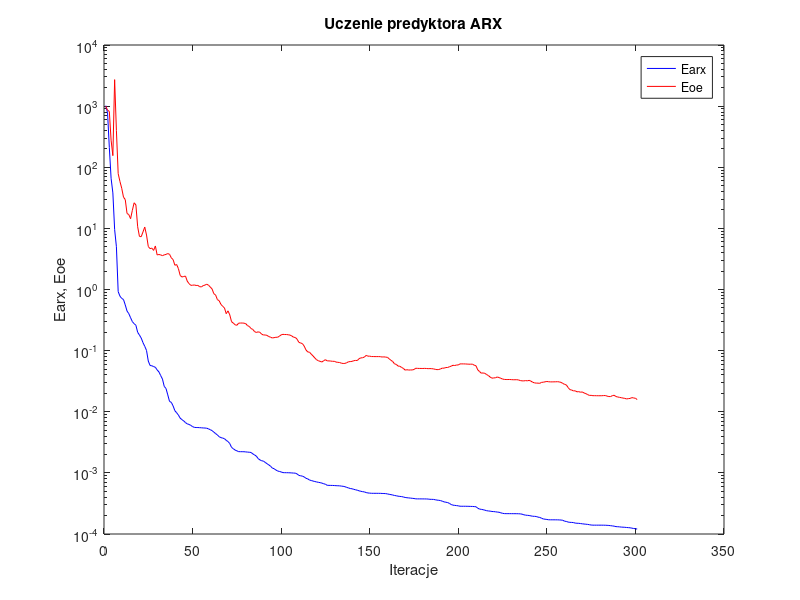
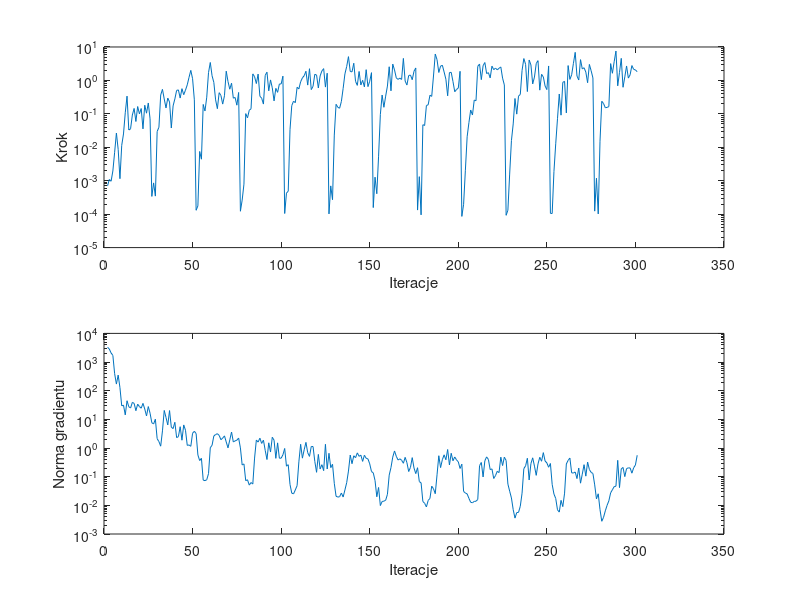

These charts were generated, in order, by the following MATLAB code:
%uczenie predyktora arx
clear all;
n=0; farx(n+1)=1.018516e+003; foe(n+1)=9.975464e+002; wspucz(n+1)=0.000000e+000; ng(n+1)=0.000000e+000;
%odnowa zmiennej metryki
n=1; farx(n+1)=7.772481e+002; foe(n+1)=8.593848e+002; krok(n+1)=7.046696e-004; ng(n+1)=3.284302e+003;
n=2; farx(n+1)=2.115342e+002; foe(n+1)=8.199470e+002; krok(n+1)=1.093065e-003; ng(n+1)=2.846282e+003;
n=3; farx(n+1)=6.598596e+001; foe(n+1)=2.771173e+002; krok(n+1)=9.638767e-004; ng(n+1)=2.075048e+003;
n=4; farx(n+1)=3.806275e+001; foe(n+1)=1.548377e+002; krok(n+1)=1.958383e-003; ng(n+1)=1.714017e+003;
n=5; farx(n+1)=9.578371e+000; foe(n+1)=2.712093e+003; krok(n+1)=7.088910e-003; ng(n+1)=3.932594e+002;
n=6; farx(n+1)=5.013751e+000; foe(n+1)=4.001733e+002; krok(n+1)=2.667694e-002; ng(n+1)=1.705692e+002;
n=7; farx(n+1)=9.241795e-001; foe(n+1)=7.872458e+001; krok(n+1)=8.647968e-003; ng(n+1)=3.504951e+002;
n=8; farx(n+1)=7.786364e-001; foe(n+1)=5.856089e+001; krok(n+1)=1.150185e-003; ng(n+1)=1.278942e+002;
n=9; farx(n+1)=7.149129e-001; foe(n+1)=4.536006e+001; krok(n+1)=1.142218e-002; ng(n+1)=2.968618e+001;
n=10; farx(n+1)=6.857172e-001; foe(n+1)=3.246486e+001; krok(n+1)=2.502768e-002; ng(n+1)=3.129214e+001;
n=11; farx(n+1)=5.591680e-001; foe(n+1)=2.956777e+001; krok(n+1)=1.079418e-001; ng(n+1)=1.434143e+001;
n=12; farx(n+1)=4.440582e-001; foe(n+1)=1.752342e+001; krok(n+1)=3.388186e-001; ng(n+1)=4.467657e+001;
n=13; farx(n+1)=4.024812e-001; foe(n+1)=1.682216e+001; krok(n+1)=3.281725e-002; ng(n+1)=2.749214e+001;
n=14; farx(n+1)=3.455569e-001; foe(n+1)=1.439811e+001; krok(n+1)=3.579522e-002; ng(n+1)=2.489258e+001;
n=15; farx(n+1)=2.984093e-001; foe(n+1)=1.971139e+001; krok(n+1)=9.233170e-002; ng(n+1)=3.914236e+001;
n=16; farx(n+1)=2.761519e-001; foe(n+1)=2.622164e+001; krok(n+1)=1.452529e-001; ng(n+1)=3.628879e+001;
n=17; farx(n+1)=2.601768e-001; foe(n+1)=2.421822e+001; krok(n+1)=5.908701e-002; ng(n+1)=2.007289e+001;
n=18; farx(n+1)=1.992641e-001; foe(n+1)=1.063535e+001; krok(n+1)=1.655202e-001; ng(n+1)=3.393989e+001;
n=19; farx(n+1)=1.798971e-001; foe(n+1)=7.391077e+000; krok(n+1)=9.957579e-002; ng(n+1)=2.791877e+001;
n=20; farx(n+1)=1.607974e-001; foe(n+1)=7.306558e+000; krok(n+1)=1.444813e-001; ng(n+1)=2.452790e+001;
n=21; farx(n+1)=1.352530e-001; foe(n+1)=8.737848e+000; krok(n+1)=3.557944e-002; ng(n+1)=3.615327e+001;
n=22; farx(n+1)=1.176351e-001; foe(n+1)=1.051184e+001; krok(n+1)=1.809649e-001; ng(n+1)=2.307238e+001;
n=23; farx(n+1)=1.006503e-001; foe(n+1)=7.783479e+000; krok(n+1)=1.047148e-001; ng(n+1)=1.315309e+001;
n=24; farx(n+1)=6.749948e-002; foe(n+1)=5.045891e+000; krok(n+1)=2.114442e-001; ng(n+1)=2.797030e+001;
n=25; farx(n+1)=5.715611e-002; foe(n+1)=4.663986e+000; krok(n+1)=7.100297e-002; ng(n+1)=1.640219e+001;
%odnowa zmiennej metryki
n=26; farx(n+1)=5.649976e-002; foe(n+1)=4.758598e+000; krok(n+1)=3.395966e-004; ng(n+1)=7.614702e+000;
n=27; farx(n+1)=5.489377e-002; foe(n+1)=4.361853e+000; krok(n+1)=8.605590e-004; ng(n+1)=6.907352e+000;
n=28; farx(n+1)=5.335718e-002; foe(n+1)=5.156943e+000; krok(n+1)=3.467612e-004; ng(n+1)=1.016478e+001;
n=29; farx(n+1)=4.837459e-002; foe(n+1)=3.673507e+000; krok(n+1)=2.972664e-002; ng(n+1)=2.114924e+000;
n=30; farx(n+1)=4.484870e-002; foe(n+1)=3.742448e+000; krok(n+1)=3.962827e-002; ng(n+1)=1.677396e+000;
n=31; farx(n+1)=3.905317e-002; foe(n+1)=3.680265e+000; krok(n+1)=3.655097e-001; ng(n+1)=1.160561e+000;
n=32; farx(n+1)=3.425105e-002; foe(n+1)=3.580854e+000; krok(n+1)=5.403833e-001; ng(n+1)=3.976640e+000;
n=33; farx(n+1)=2.601297e-002; foe(n+1)=3.686643e+000; krok(n+1)=2.785672e-001; ng(n+1)=2.047903e+001;
n=34; farx(n+1)=2.401223e-002; foe(n+1)=3.750483e+000; krok(n+1)=1.501755e-001; ng(n+1)=1.167628e+001;
n=35; farx(n+1)=1.888860e-002; foe(n+1)=3.874088e+000; krok(n+1)=2.965231e-001; ng(n+1)=6.392108e+000;
n=36; farx(n+1)=1.474158e-002; foe(n+1)=3.760193e+000; krok(n+1)=2.268451e-001; ng(n+1)=2.033078e+001;
n=37; farx(n+1)=1.425704e-002; foe(n+1)=3.295692e+000; krok(n+1)=3.769903e-002; ng(n+1)=5.346517e+000;
n=38; farx(n+1)=1.246421e-002; foe(n+1)=3.089711e+000; krok(n+1)=1.732520e-001; ng(n+1)=4.764953e+000;
n=39; farx(n+1)=1.040526e-002; foe(n+1)=2.493275e+000; krok(n+1)=2.800362e-001; ng(n+1)=7.916652e+000;
n=40; farx(n+1)=9.639020e-003; foe(n+1)=2.563234e+000; krok(n+1)=5.030621e-001; ng(n+1)=2.304011e+000;
n=41; farx(n+1)=8.826288e-003; foe(n+1)=2.197939e+000; krok(n+1)=5.203615e-001; ng(n+1)=2.505268e+000;
n=42; farx(n+1)=7.867242e-003; foe(n+1)=1.699810e+000; krok(n+1)=2.969638e-001; ng(n+1)=5.553361e+000;
n=43; farx(n+1)=7.431261e-003; foe(n+1)=1.600027e+000; krok(n+1)=5.667570e-001; ng(n+1)=1.874564e+000;
n=44; farx(n+1)=7.073435e-003; foe(n+1)=1.633854e+000; krok(n+1)=3.743213e-001; ng(n+1)=6.401407e+000;
n=45; farx(n+1)=6.643719e-003; foe(n+1)=1.657014e+000; krok(n+1)=5.126125e-001; ng(n+1)=4.176779e+000;
n=46; farx(n+1)=6.332607e-003; foe(n+1)=1.368782e+000; krok(n+1)=7.382907e-001; ng(n+1)=1.236020e+000;
n=47; farx(n+1)=6.207304e-003; foe(n+1)=1.248510e+000; krok(n+1)=1.236644e+000; ng(n+1)=1.284240e+000;
n=48; farx(n+1)=5.980595e-003; foe(n+1)=1.170056e+000; krok(n+1)=1.999172e+000; ng(n+1)=1.147873e+000;
n=49; farx(n+1)=5.712679e-003; foe(n+1)=1.174780e+000; krok(n+1)=1.126364e+000; ng(n+1)=3.278652e+000;
n=50; farx(n+1)=5.554673e-003; foe(n+1)=1.187128e+000; krok(n+1)=2.624788e-001; ng(n+1)=3.831114e+000;
%odnowa zmiennej metryki
n=51; farx(n+1)=5.519297e-003; foe(n+1)=1.163373e+000; krok(n+1)=1.307587e-004; ng(n+1)=3.203014e+000;
n=52; farx(n+1)=5.517090e-003; foe(n+1)=1.167842e+000; krok(n+1)=1.764835e-004; ng(n+1)=5.735885e-001;
n=53; farx(n+1)=5.490279e-003; foe(n+1)=1.110868e+000; krok(n+1)=7.503001e-003; ng(n+1)=3.652018e-001;
n=54; farx(n+1)=5.465995e-003; foe(n+1)=1.103897e+000; krok(n+1)=4.403244e-003; ng(n+1)=4.384553e-001;
n=55; farx(n+1)=5.432027e-003; foe(n+1)=1.157798e+000; krok(n+1)=1.912657e-001; ng(n+1)=7.606810e-002;
n=56; farx(n+1)=5.416203e-003; foe(n+1)=1.180784e+000; krok(n+1)=1.220211e-001; ng(n+1)=7.270844e-002;
n=57; farx(n+1)=5.381018e-003; foe(n+1)=1.221820e+000; krok(n+1)=3.152950e-001; ng(n+1)=7.834757e-002;
n=58; farx(n+1)=5.244553e-003; foe(n+1)=1.175902e+000; krok(n+1)=1.715220e+000; ng(n+1)=1.280836e-001;
n=59; farx(n+1)=5.084163e-003; foe(n+1)=1.096720e+000; krok(n+1)=3.440031e+000; ng(n+1)=1.025590e+000;
n=60; farx(n+1)=4.918685e-003; foe(n+1)=1.022334e+000; krok(n+1)=1.380032e+000; ng(n+1)=1.246207e+000;
n=61; farx(n+1)=4.637265e-003; foe(n+1)=8.531904e-001; krok(n+1)=8.727420e-001; ng(n+1)=2.632303e+000;
n=62; farx(n+1)=4.395317e-003; foe(n+1)=8.132441e-001; krok(n+1)=2.617897e-001; ng(n+1)=2.959061e+000;
n=63; farx(n+1)=4.174759e-003; foe(n+1)=6.843102e-001; krok(n+1)=1.428686e-001; ng(n+1)=3.158735e+000;
n=64; farx(n+1)=3.908337e-003; foe(n+1)=6.555098e-001; krok(n+1)=4.300038e-001; ng(n+1)=2.766406e+000;
n=65; farx(n+1)=3.773727e-003; foe(n+1)=5.713340e-001; krok(n+1)=3.556863e-001; ng(n+1)=1.950460e+000;
n=66; farx(n+1)=3.707301e-003; foe(n+1)=5.307766e-001; krok(n+1)=1.958039e-001; ng(n+1)=2.221681e+000;
n=67; farx(n+1)=3.626493e-003; foe(n+1)=4.998988e-001; krok(n+1)=3.477470e-001; ng(n+1)=2.655171e+000;
n=68; farx(n+1)=3.402204e-003; foe(n+1)=4.019534e-001; krok(n+1)=1.890784e+000; ng(n+1)=1.625342e+000;
n=69; farx(n+1)=3.256105e-003; foe(n+1)=4.474471e-001; krok(n+1)=9.270274e-001; ng(n+1)=1.013020e+000;
n=70; farx(n+1)=3.015343e-003; foe(n+1)=3.841753e-001; krok(n+1)=5.461800e-001; ng(n+1)=1.916832e+000;
n=71; farx(n+1)=2.614150e-003; foe(n+1)=2.973428e-001; krok(n+1)=8.256204e-001; ng(n+1)=3.616733e+000;
n=72; farx(n+1)=2.484126e-003; foe(n+1)=2.823809e-001; krok(n+1)=2.948009e-001; ng(n+1)=1.629613e+000;
n=73; farx(n+1)=2.361005e-003; foe(n+1)=2.649778e-001; krok(n+1)=3.091610e-001; ng(n+1)=1.774217e+000;
n=74; farx(n+1)=2.295912e-003; foe(n+1)=2.595073e-001; krok(n+1)=1.817918e-001; ng(n+1)=1.880521e+000;
n=75; farx(n+1)=2.226492e-003; foe(n+1)=2.815781e-001; krok(n+1)=4.364225e-001; ng(n+1)=2.225465e+000;
%odnowa zmiennej metryki
n=76; farx(n+1)=2.221885e-003; foe(n+1)=2.826523e-001; krok(n+1)=1.222111e-004; ng(n+1)=1.009534e+000;
n=77; farx(n+1)=2.221203e-003; foe(n+1)=2.830282e-001; krok(n+1)=2.647244e-004; ng(n+1)=2.560357e-001;
n=78; farx(n+1)=2.219145e-003; foe(n+1)=2.813784e-001; krok(n+1)=7.899388e-004; ng(n+1)=2.792301e-001;
n=79; farx(n+1)=2.203953e-003; foe(n+1)=2.766840e-001; krok(n+1)=1.016482e-001; ng(n+1)=7.258569e-002;
n=80; farx(n+1)=2.187941e-003; foe(n+1)=2.563769e-001; krok(n+1)=7.588961e-002; ng(n+1)=7.818880e-002;
n=81; farx(n+1)=2.175844e-003; foe(n+1)=2.488509e-001; krok(n+1)=1.281531e-001; ng(n+1)=5.087600e-002;
n=82; farx(n+1)=2.156986e-003; foe(n+1)=2.300121e-001; krok(n+1)=1.414327e-001; ng(n+1)=6.262855e-002;
n=83; farx(n+1)=2.046396e-003; foe(n+1)=2.220788e-001; krok(n+1)=1.569476e+000; ng(n+1)=5.540145e-002;
n=84; farx(n+1)=1.963700e-003; foe(n+1)=2.048816e-001; krok(n+1)=1.289896e+000; ng(n+1)=4.465800e-001;
n=85; farx(n+1)=1.880255e-003; foe(n+1)=1.980692e-001; krok(n+1)=8.055989e-001; ng(n+1)=1.898608e+000;
n=86; farx(n+1)=1.714475e-003; foe(n+1)=2.031607e-001; krok(n+1)=1.546899e+000; ng(n+1)=1.612383e+000;
n=87; farx(n+1)=1.630794e-003; foe(n+1)=1.993019e-001; krok(n+1)=3.372291e-001; ng(n+1)=2.203137e+000;
n=88; farx(n+1)=1.580750e-003; foe(n+1)=1.860252e-001; krok(n+1)=2.944474e-001; ng(n+1)=1.448652e+000;
n=89; farx(n+1)=1.556336e-003; foe(n+1)=1.802095e-001; krok(n+1)=1.961845e-001; ng(n+1)=1.880336e+000;
n=90; farx(n+1)=1.484474e-003; foe(n+1)=1.804689e-001; krok(n+1)=1.420334e+000; ng(n+1)=8.304524e-001;
n=91; farx(n+1)=1.414922e-003; foe(n+1)=1.776999e-001; krok(n+1)=1.760056e+000; ng(n+1)=3.970645e-001;
n=92; farx(n+1)=1.353443e-003; foe(n+1)=1.697767e-001; krok(n+1)=4.881595e-001; ng(n+1)=1.521604e+000;
n=93; farx(n+1)=1.287707e-003; foe(n+1)=1.661436e-001; krok(n+1)=1.035784e+000; ng(n+1)=7.254167e-001;
n=94; farx(n+1)=1.199757e-003; foe(n+1)=1.610752e-001; krok(n+1)=5.982775e-001; ng(n+1)=2.379749e+000;
n=95; farx(n+1)=1.170243e-003; foe(n+1)=1.630377e-001; krok(n+1)=2.442288e-001; ng(n+1)=1.879320e+000;
n=96; farx(n+1)=1.116187e-003; foe(n+1)=1.653340e-001; krok(n+1)=5.786742e-001; ng(n+1)=4.368244e-001;
n=97; farx(n+1)=1.073842e-003; foe(n+1)=1.654424e-001; krok(n+1)=4.400140e-001; ng(n+1)=1.514802e+000;
n=98; farx(n+1)=1.055213e-003; foe(n+1)=1.721531e-001; krok(n+1)=7.825000e-001; ng(n+1)=4.415665e-001;
n=99; farx(n+1)=1.035966e-003; foe(n+1)=1.811442e-001; krok(n+1)=7.832156e-001; ng(n+1)=4.414978e-001;
n=100; farx(n+1)=1.010260e-003; foe(n+1)=1.846302e-001; krok(n+1)=1.342163e+000; ng(n+1)=5.803430e-001;
%odnowa zmiennej metryki
n=101; farx(n+1)=1.007426e-003; foe(n+1)=1.834393e-001; krok(n+1)=1.046783e-004; ng(n+1)=9.660186e-001;
n=102; farx(n+1)=1.006691e-003; foe(n+1)=1.834346e-001; krok(n+1)=4.261111e-004; ng(n+1)=2.328309e-001;
n=103; farx(n+1)=1.005291e-003; foe(n+1)=1.817793e-001; krok(n+1)=4.863834e-004; ng(n+1)=2.622328e-001;
n=104; farx(n+1)=1.002592e-003; foe(n+1)=1.795897e-001; krok(n+1)=3.360874e-002; ng(n+1)=5.357536e-002;
n=105; farx(n+1)=9.982381e-004; foe(n+1)=1.739749e-001; krok(n+1)=1.775417e-001; ng(n+1)=2.653315e-002;
n=106; farx(n+1)=9.924087e-004; foe(n+1)=1.656973e-001; krok(n+1)=2.394184e-001; ng(n+1)=2.519229e-002;
n=107; farx(n+1)=9.900431e-004; foe(n+1)=1.642906e-001; krok(n+1)=2.162376e-001; ng(n+1)=3.457045e-002;
n=108; farx(n+1)=9.607049e-004; foe(n+1)=1.537124e-001; krok(n+1)=6.228822e-001; ng(n+1)=4.856618e-002;
n=109; farx(n+1)=9.095008e-004; foe(n+1)=1.367561e-001; krok(n+1)=5.570755e-001; ng(n+1)=3.292074e-001;
n=110; farx(n+1)=8.965335e-004; foe(n+1)=1.332221e-001; krok(n+1)=9.135608e-001; ng(n+1)=1.350741e+000;
n=111; farx(n+1)=8.838121e-004; foe(n+1)=1.303147e-001; krok(n+1)=1.191322e+000; ng(n+1)=4.431890e-001;
n=112; farx(n+1)=8.586714e-004; foe(n+1)=1.185807e-001; krok(n+1)=1.382584e+000; ng(n+1)=8.716839e-001;
n=113; farx(n+1)=8.159846e-004; foe(n+1)=1.029145e-001; krok(n+1)=1.879567e+000; ng(n+1)=1.574294e+000;
n=114; farx(n+1)=7.983691e-004; foe(n+1)=9.508700e-002; krok(n+1)=7.248392e-001; ng(n+1)=6.859584e-001;
n=115; farx(n+1)=7.638913e-004; foe(n+1)=9.437412e-002; krok(n+1)=2.240289e+000; ng(n+1)=5.105121e-001;
n=116; farx(n+1)=7.501775e-004; foe(n+1)=8.754564e-002; krok(n+1)=5.312625e-001; ng(n+1)=1.132319e+000;
n=117; farx(n+1)=7.351260e-004; foe(n+1)=8.199269e-002; krok(n+1)=6.656880e-001; ng(n+1)=1.129086e+000;
n=118; farx(n+1)=7.221020e-004; foe(n+1)=7.582076e-002; krok(n+1)=1.527605e+000; ng(n+1)=3.419238e-001;
n=119; farx(n+1)=7.108958e-004; foe(n+1)=7.092554e-002; krok(n+1)=1.447720e+000; ng(n+1)=1.421878e-001;
n=120; farx(n+1)=7.009538e-004; foe(n+1)=6.831013e-002; krok(n+1)=5.939275e-001; ng(n+1)=5.993543e-001;
n=121; farx(n+1)=6.925498e-004; foe(n+1)=6.677751e-002; krok(n+1)=1.361453e+000; ng(n+1)=1.856715e-001;
n=122; farx(n+1)=6.799874e-004; foe(n+1)=6.505291e-002; krok(n+1)=1.921526e+000; ng(n+1)=2.621569e-001;
n=123; farx(n+1)=6.649903e-004; foe(n+1)=6.839387e-002; krok(n+1)=2.254461e+000; ng(n+1)=1.621574e-001;
n=124; farx(n+1)=6.510472e-004; foe(n+1)=7.107782e-002; krok(n+1)=6.322648e-001; ng(n+1)=1.350497e+000;
n=125; farx(n+1)=6.263126e-004; foe(n+1)=6.797528e-002; krok(n+1)=1.644205e+000; ng(n+1)=1.855531e-001;
%odnowa zmiennej metryki
n=126; farx(n+1)=6.248560e-004; foe(n+1)=6.794296e-002; krok(n+1)=1.018531e-004; ng(n+1)=6.566024e-001;
n=127; farx(n+1)=6.238316e-004; foe(n+1)=6.751100e-002; krok(n+1)=7.010487e-004; ng(n+1)=2.072324e-001;
n=128; farx(n+1)=6.228957e-004; foe(n+1)=6.685381e-002; krok(n+1)=2.702490e-004; ng(n+1)=2.710421e-001;
n=129; farx(n+1)=6.204774e-004; foe(n+1)=6.686246e-002; krok(n+1)=2.320653e-002; ng(n+1)=5.860387e-002;
n=130; farx(n+1)=6.175871e-004; foe(n+1)=6.498736e-002; krok(n+1)=1.928435e-001; ng(n+1)=2.083162e-002;
n=131; farx(n+1)=6.155965e-004; foe(n+1)=6.432328e-002; krok(n+1)=1.569501e-001; ng(n+1)=1.937905e-002;
n=132; farx(n+1)=6.139089e-004; foe(n+1)=6.393659e-002; krok(n+1)=1.472237e-001; ng(n+1)=2.006092e-002;
n=133; farx(n+1)=6.079612e-004; foe(n+1)=6.232038e-002; krok(n+1)=2.349459e-001; ng(n+1)=2.694385e-002;
n=134; farx(n+1)=6.029247e-004; foe(n+1)=6.164333e-002; krok(n+1)=5.779250e-001; ng(n+1)=1.950772e-002;
n=135; farx(n+1)=5.943426e-004; foe(n+1)=6.184180e-002; krok(n+1)=1.569476e+000; ng(n+1)=3.453529e-002;
n=136; farx(n+1)=5.787290e-004; foe(n+1)=6.333851e-002; krok(n+1)=2.608981e+000; ng(n+1)=6.186047e-002;
n=137; farx(n+1)=5.680194e-004; foe(n+1)=6.570785e-002; krok(n+1)=5.142600e+000; ng(n+1)=1.570814e-001;
n=138; farx(n+1)=5.543820e-004; foe(n+1)=6.620483e-002; krok(n+1)=1.854055e+000; ng(n+1)=5.679061e-001;
n=139; farx(n+1)=5.498426e-004; foe(n+1)=6.669583e-002; krok(n+1)=1.800219e+000; ng(n+1)=2.838304e-001;
n=140; farx(n+1)=5.379559e-004; foe(n+1)=6.843062e-002; krok(n+1)=3.263842e+000; ng(n+1)=5.367410e-001;
n=141; farx(n+1)=5.291462e-004; foe(n+1)=6.916127e-002; krok(n+1)=9.362720e-001; ng(n+1)=4.592451e-001;
n=142; farx(n+1)=5.202983e-004; foe(n+1)=6.892744e-002; krok(n+1)=7.113726e-001; ng(n+1)=6.775124e-001;
n=143; farx(n+1)=5.086347e-004; foe(n+1)=7.392224e-002; krok(n+1)=1.854055e+000; ng(n+1)=5.134011e-001;
n=144; farx(n+1)=4.996323e-004; foe(n+1)=7.616914e-002; krok(n+1)=7.310195e-001; ng(n+1)=5.640779e-001;
n=145; farx(n+1)=4.928444e-004; foe(n+1)=7.638128e-002; krok(n+1)=1.009068e+000; ng(n+1)=3.420078e-001;
n=146; farx(n+1)=4.880999e-004; foe(n+1)=7.864498e-002; krok(n+1)=6.404647e-001; ng(n+1)=5.609417e-001;
n=147; farx(n+1)=4.763173e-004; foe(n+1)=8.350308e-002; krok(n+1)=2.096860e+000; ng(n+1)=4.374339e-001;
n=148; farx(n+1)=4.690815e-004; foe(n+1)=8.114053e-002; krok(n+1)=6.524460e-001; ng(n+1)=4.172810e-001;
n=149; farx(n+1)=4.663971e-004; foe(n+1)=8.121667e-002; krok(n+1)=9.429061e-001; ng(n+1)=2.803802e-001;
n=150; farx(n+1)=4.634040e-004; foe(n+1)=8.003474e-002; krok(n+1)=1.707324e+000; ng(n+1)=1.513929e-001;
%odnowa zmiennej metryki
n=151; farx(n+1)=4.632970e-004; foe(n+1)=8.001909e-002; krok(n+1)=1.574580e-004; ng(n+1)=1.360155e-001;
n=152; farx(n+1)=4.631075e-004; foe(n+1)=7.982930e-002; krok(n+1)=1.276921e-003; ng(n+1)=7.374580e-002;
n=153; farx(n+1)=4.631013e-004; foe(n+1)=7.983225e-002; krok(n+1)=4.079127e-004; ng(n+1)=1.992570e-002;
n=154; farx(n+1)=4.627996e-004; foe(n+1)=7.983574e-002; krok(n+1)=5.414124e-003; ng(n+1)=4.211288e-002;
n=155; farx(n+1)=4.625504e-004; foe(n+1)=7.970870e-002; krok(n+1)=9.513510e-002; ng(n+1)=9.811849e-003;
n=156; farx(n+1)=4.605689e-004; foe(n+1)=7.856872e-002; krok(n+1)=3.655097e-001; ng(n+1)=1.363366e-002;
n=157; farx(n+1)=4.597256e-004; foe(n+1)=7.910881e-002; krok(n+1)=1.571889e-001; ng(n+1)=1.399205e-002;
n=158; farx(n+1)=4.580236e-004; foe(n+1)=7.825373e-002; krok(n+1)=3.388186e-001; ng(n+1)=1.506074e-002;
n=159; farx(n+1)=4.526037e-004; foe(n+1)=7.774668e-002; krok(n+1)=6.788102e-001; ng(n+1)=2.428188e-002;
n=160; farx(n+1)=4.462005e-004; foe(n+1)=7.337223e-002; krok(n+1)=2.561859e+000; ng(n+1)=1.135427e-001;
n=161; farx(n+1)=4.404672e-004; foe(n+1)=6.941191e-002; krok(n+1)=4.884576e-001; ng(n+1)=2.084993e-001;
n=162; farx(n+1)=4.345020e-004; foe(n+1)=6.633020e-002; krok(n+1)=3.083832e+000; ng(n+1)=4.816279e-001;
n=163; farx(n+1)=4.267538e-004; foe(n+1)=6.071210e-002; krok(n+1)=2.052572e+000; ng(n+1)=7.908815e-001;
n=164; farx(n+1)=4.222451e-004; foe(n+1)=5.956572e-002; krok(n+1)=1.189931e+000; ng(n+1)=5.150709e-001;
n=165; farx(n+1)=4.157373e-004; foe(n+1)=5.584009e-002; krok(n+1)=1.073054e+000; ng(n+1)=3.818150e-001;
n=166; farx(n+1)=4.121531e-004; foe(n+1)=5.557728e-002; krok(n+1)=1.172218e+000; ng(n+1)=4.205367e-001;
n=167; farx(n+1)=4.095097e-004; foe(n+1)=5.300840e-002; krok(n+1)=1.068901e+000; ng(n+1)=3.752124e-001;
n=168; farx(n+1)=4.032291e-004; foe(n+1)=5.122771e-002; krok(n+1)=4.556502e+000; ng(n+1)=2.941302e-001;
n=169; farx(n+1)=3.962606e-004; foe(n+1)=4.792786e-002; krok(n+1)=9.576737e-001; ng(n+1)=4.727971e-001;
n=170; farx(n+1)=3.921779e-004; foe(n+1)=4.874358e-002; krok(n+1)=7.273018e-001; ng(n+1)=3.091490e-001;
n=171; farx(n+1)=3.894795e-004; foe(n+1)=4.806493e-002; krok(n+1)=1.402391e+000; ng(n+1)=1.512836e-001;
n=172; farx(n+1)=3.868387e-004; foe(n+1)=4.834277e-002; krok(n+1)=1.445753e+000; ng(n+1)=2.116616e-001;
n=173; farx(n+1)=3.836489e-004; foe(n+1)=4.826644e-002; krok(n+1)=1.049915e+000; ng(n+1)=4.622689e-001;
n=174; farx(n+1)=3.807894e-004; foe(n+1)=4.916745e-002; krok(n+1)=1.885812e+000; ng(n+1)=2.009276e-001;
n=175; farx(n+1)=3.759425e-004; foe(n+1)=5.148203e-002; krok(n+1)=2.356603e+000; ng(n+1)=1.279842e-001;
%odnowa zmiennej metryki
n=176; farx(n+1)=3.755937e-004; foe(n+1)=5.125365e-002; krok(n+1)=1.325538e-004; ng(n+1)=2.058366e-001;
n=177; farx(n+1)=3.754146e-004; foe(n+1)=5.111040e-002; krok(n+1)=1.323776e-003; ng(n+1)=6.747858e-002;
n=178; farx(n+1)=3.754031e-004; foe(n+1)=5.109971e-002; krok(n+1)=9.532169e-005; ng(n+1)=6.103769e-002;
n=179; farx(n+1)=3.751072e-004; foe(n+1)=5.103983e-002; krok(n+1)=4.732423e-002; ng(n+1)=1.362428e-002;
n=180; farx(n+1)=3.749249e-004; foe(n+1)=5.124494e-002; krok(n+1)=4.486659e-002; ng(n+1)=1.178797e-002;
n=181; farx(n+1)=3.744716e-004; foe(n+1)=5.103524e-002; krok(n+1)=1.775417e-001; ng(n+1)=8.806727e-003;
n=182; farx(n+1)=3.730092e-004; foe(n+1)=5.071550e-002; krok(n+1)=1.865388e-001; ng(n+1)=1.485334e-002;
n=183; farx(n+1)=3.694782e-004; foe(n+1)=5.086707e-002; krok(n+1)=3.607908e-001; ng(n+1)=1.745355e-002;
n=184; farx(n+1)=3.689391e-004; foe(n+1)=5.068171e-002; krok(n+1)=3.329123e-001; ng(n+1)=4.678927e-002;
n=185; farx(n+1)=3.680998e-004; foe(n+1)=5.027410e-002; krok(n+1)=1.355546e+000; ng(n+1)=3.786250e-002;
n=186; farx(n+1)=3.634667e-004; foe(n+1)=4.944491e-002; krok(n+1)=6.141406e+000; ng(n+1)=2.547494e-002;
n=187; farx(n+1)=3.584449e-004; foe(n+1)=4.885290e-002; krok(n+1)=4.175513e+000; ng(n+1)=1.163222e-001;
n=188; farx(n+1)=3.559704e-004; foe(n+1)=4.907274e-002; krok(n+1)=1.727068e+000; ng(n+1)=5.387511e-001;
n=189; farx(n+1)=3.520809e-004; foe(n+1)=5.024433e-002; krok(n+1)=2.669838e+000; ng(n+1)=2.074963e-001;
n=190; farx(n+1)=3.435911e-004; foe(n+1)=5.176497e-002; krok(n+1)=2.845490e+000; ng(n+1)=3.910008e-001;
n=191; farx(n+1)=3.354869e-004; foe(n+1)=5.163900e-002; krok(n+1)=1.784490e+000; ng(n+1)=5.793009e-001;
n=192; farx(n+1)=3.308180e-004; foe(n+1)=5.294187e-002; krok(n+1)=1.086260e+000; ng(n+1)=3.890182e-001;
n=193; farx(n+1)=3.269432e-004; foe(n+1)=5.296887e-002; krok(n+1)=3.465039e-001; ng(n+1)=8.877357e-001;
n=194; farx(n+1)=3.166032e-004; foe(n+1)=5.454127e-002; krok(n+1)=1.715220e+000; ng(n+1)=2.559829e-001;
n=195; farx(n+1)=3.037558e-004; foe(n+1)=5.567964e-002; krok(n+1)=1.745351e+000; ng(n+1)=6.558399e-001;
n=196; farx(n+1)=2.964049e-004; foe(n+1)=5.761646e-002; krok(n+1)=9.270274e-001; ng(n+1)=3.594412e-001;
n=197; farx(n+1)=2.940401e-004; foe(n+1)=5.707244e-002; krok(n+1)=4.584092e-001; ng(n+1)=4.872062e-001;
n=198; farx(n+1)=2.915113e-004; foe(n+1)=5.815361e-002; krok(n+1)=5.355876e-001; ng(n+1)=3.868039e-001;
n=199; farx(n+1)=2.889834e-004; foe(n+1)=5.831980e-002; krok(n+1)=5.907855e-001; ng(n+1)=3.298005e-001;
n=200; farx(n+1)=2.845926e-004; foe(n+1)=6.073860e-002; krok(n+1)=1.872544e+000; ng(n+1)=1.933985e-001;
%odnowa zmiennej metryki
n=201; farx(n+1)=2.844153e-004; foe(n+1)=6.067160e-002; krok(n+1)=8.570899e-005; ng(n+1)=2.735322e-001;
n=202; farx(n+1)=2.844088e-004; foe(n+1)=6.065856e-002; krok(n+1)=1.969720e-004; ng(n+1)=3.054681e-002;
n=203; farx(n+1)=2.843664e-004; foe(n+1)=6.052970e-002; krok(n+1)=2.059282e-003; ng(n+1)=2.693236e-002;
n=204; farx(n+1)=2.839918e-004; foe(n+1)=6.026152e-002; krok(n+1)=2.067140e-002; ng(n+1)=2.506051e-002;
n=205; farx(n+1)=2.835113e-004; foe(n+1)=5.995516e-002; krok(n+1)=5.465714e-002; ng(n+1)=1.752273e-002;
n=206; farx(n+1)=2.828528e-004; foe(n+1)=6.000027e-002; krok(n+1)=1.304848e-001; ng(n+1)=1.277206e-002;
n=207; farx(n+1)=2.823623e-004; foe(n+1)=6.005545e-002; krok(n+1)=9.233170e-002; ng(n+1)=1.232634e-002;
n=208; farx(n+1)=2.808496e-004; foe(n+1)=5.776233e-002; krok(n+1)=2.583432e-001; ng(n+1)=1.372202e-002;
n=209; farx(n+1)=2.792852e-004; foe(n+1)=5.647504e-002; krok(n+1)=2.469201e-001; ng(n+1)=1.392488e-002;
n=210; farx(n+1)=2.641474e-004; foe(n+1)=4.836629e-002; krok(n+1)=2.645939e+000; ng(n+1)=1.606058e-002;
n=211; farx(n+1)=2.558494e-004; foe(n+1)=4.548653e-002; krok(n+1)=3.093799e+000; ng(n+1)=2.432555e-001;
n=212; farx(n+1)=2.529538e-004; foe(n+1)=4.272813e-002; krok(n+1)=1.056325e+000; ng(n+1)=3.130526e-001;
n=213; farx(n+1)=2.500126e-004; foe(n+1)=4.318213e-002; krok(n+1)=2.760063e+000; ng(n+1)=9.792579e-002;
n=214; farx(n+1)=2.451854e-004; foe(n+1)=4.248554e-002; krok(n+1)=3.430439e+000; ng(n+1)=3.605808e-001;
n=215; farx(n+1)=2.407444e-004; foe(n+1)=4.059199e-002; krok(n+1)=1.601772e+000; ng(n+1)=4.910487e-001;
n=216; farx(n+1)=2.382002e-004; foe(n+1)=3.910412e-002; krok(n+1)=1.707324e+000; ng(n+1)=3.989456e-001;
n=217; farx(n+1)=2.366074e-004; foe(n+1)=3.690648e-002; krok(n+1)=1.190119e+000; ng(n+1)=1.768389e-001;
n=218; farx(n+1)=2.336523e-004; foe(n+1)=3.544138e-002; krok(n+1)=2.672369e+000; ng(n+1)=1.869485e-001;
n=219; farx(n+1)=2.325991e-004; foe(n+1)=3.577506e-002; krok(n+1)=2.099830e+000; ng(n+1)=8.659787e-002;
n=220; farx(n+1)=2.309378e-004; foe(n+1)=3.597223e-002; krok(n+1)=2.329831e+000; ng(n+1)=1.092265e-001;
n=221; farx(n+1)=2.285447e-004; foe(n+1)=3.705945e-002; krok(n+1)=2.069805e+000; ng(n+1)=1.542484e-001;
n=222; farx(n+1)=2.269362e-004; foe(n+1)=3.625820e-002; krok(n+1)=2.306654e+000; ng(n+1)=1.390693e-001;
n=223; farx(n+1)=2.220896e-004; foe(n+1)=3.527929e-002; krok(n+1)=2.529059e+000; ng(n+1)=4.797933e-001;
n=224; farx(n+1)=2.179910e-004; foe(n+1)=3.430395e-002; krok(n+1)=1.171548e+000; ng(n+1)=2.444569e-001;
n=225; farx(n+1)=2.156556e-004; foe(n+1)=3.381416e-002; krok(n+1)=7.310195e-001; ng(n+1)=4.792011e-001;
%odnowa zmiennej metryki
n=226; farx(n+1)=2.153233e-004; foe(n+1)=3.367605e-002; krok(n+1)=9.242591e-005; ng(n+1)=3.675007e-001;
n=227; farx(n+1)=2.153061e-004; foe(n+1)=3.367640e-002; krok(n+1)=1.309203e-004; ng(n+1)=5.542844e-002;
n=228; farx(n+1)=2.152629e-004; foe(n+1)=3.370622e-002; krok(n+1)=1.581052e-003; ng(n+1)=3.126761e-002;
n=229; farx(n+1)=2.151133e-004; foe(n+1)=3.355397e-002; krok(n+1)=1.586357e-002; ng(n+1)=1.808985e-002;
n=230; farx(n+1)=2.150351e-004; foe(n+1)=3.338908e-002; krok(n+1)=5.005537e-002; ng(n+1)=7.065210e-003;
n=231; farx(n+1)=2.149548e-004; foe(n+1)=3.339097e-002; krok(n+1)=2.881627e-001; ng(n+1)=3.587179e-003;
n=232; farx(n+1)=2.148600e-004; foe(n+1)=3.344682e-002; krok(n+1)=9.809225e-002; ng(n+1)=5.601625e-003;
n=233; farx(n+1)=2.144520e-004; foe(n+1)=3.314908e-002; krok(n+1)=3.390079e-001; ng(n+1)=5.676548e-003;
n=234; farx(n+1)=2.136193e-004; foe(n+1)=3.236846e-002; krok(n+1)=3.806077e-001; ng(n+1)=9.308720e-003;
n=235; farx(n+1)=2.111917e-004; foe(n+1)=3.204036e-002; krok(n+1)=1.981804e+000; ng(n+1)=2.658898e-002;
n=236; farx(n+1)=2.063980e-004; foe(n+1)=3.196411e-002; krok(n+1)=4.508922e+000; ng(n+1)=1.909016e-001;
n=237; farx(n+1)=2.033572e-004; foe(n+1)=3.235436e-002; krok(n+1)=3.028751e+000; ng(n+1)=2.394773e-001;
n=238; farx(n+1)=2.021342e-004; foe(n+1)=3.204390e-002; krok(n+1)=4.641165e-001; ng(n+1)=4.396755e-001;
n=239; farx(n+1)=2.007294e-004; foe(n+1)=3.264973e-002; krok(n+1)=4.072741e+000; ng(n+1)=7.676382e-002;
n=240; farx(n+1)=1.977578e-004; foe(n+1)=3.165957e-002; krok(n+1)=2.917988e+000; ng(n+1)=2.863885e-001;
n=241; farx(n+1)=1.952671e-004; foe(n+1)=3.041022e-002; krok(n+1)=7.847380e-001; ng(n+1)=4.553516e-001;
n=242; farx(n+1)=1.945768e-004; foe(n+1)=2.970111e-002; krok(n+1)=1.261180e+000; ng(n+1)=2.337037e-001;
n=243; farx(n+1)=1.934286e-004; foe(n+1)=2.941427e-002; krok(n+1)=3.202727e+000; ng(n+1)=1.113392e-001;
n=244; farx(n+1)=1.888158e-004; foe(n+1)=2.939668e-002; krok(n+1)=3.904675e+000; ng(n+1)=2.801348e-001;
n=245; farx(n+1)=1.868560e-004; foe(n+1)=2.917455e-002; krok(n+1)=5.122170e-001; ng(n+1)=4.754633e-001;
n=246; farx(n+1)=1.810687e-004; foe(n+1)=3.026684e-002; krok(n+1)=1.522431e+000; ng(n+1)=3.457580e-001;
n=247; farx(n+1)=1.763887e-004; foe(n+1)=3.042668e-002; krok(n+1)=1.273593e+000; ng(n+1)=6.910864e-001;
n=248; farx(n+1)=1.745417e-004; foe(n+1)=3.089155e-002; krok(n+1)=6.809733e-001; ng(n+1)=3.532343e-001;
n=249; farx(n+1)=1.729500e-004; foe(n+1)=3.128805e-002; krok(n+1)=5.316748e-001; ng(n+1)=3.021669e-001;
n=250; farx(n+1)=1.709805e-004; foe(n+1)=3.097118e-002; krok(n+1)=2.704893e+000; ng(n+1)=2.136420e-001;
%odnowa zmiennej metryki
n=251; farx(n+1)=1.707186e-004; foe(n+1)=3.081178e-002; krok(n+1)=1.057004e-004; ng(n+1)=2.889836e-001;
n=252; farx(n+1)=1.707085e-004; foe(n+1)=3.081621e-002; krok(n+1)=1.046783e-004; ng(n+1)=5.371092e-002;
n=253; farx(n+1)=1.706766e-004; foe(n+1)=3.086908e-002; krok(n+1)=1.889589e-003; ng(n+1)=2.482093e-002;
n=254; farx(n+1)=1.705539e-004; foe(n+1)=3.090216e-002; krok(n+1)=1.269968e-002; ng(n+1)=1.744870e-002;
n=255; farx(n+1)=1.704611e-004; foe(n+1)=3.103777e-002; krok(n+1)=7.157273e-002; ng(n+1)=6.999857e-003;
n=256; farx(n+1)=1.700171e-004; foe(n+1)=3.076674e-002; krok(n+1)=3.923690e-001; ng(n+1)=5.811912e-003;
n=257; farx(n+1)=1.692325e-004; foe(n+1)=3.024663e-002; krok(n+1)=9.137743e-002; ng(n+1)=1.493791e-002;
n=258; farx(n+1)=1.678062e-004; foe(n+1)=2.907846e-002; krok(n+1)=8.773192e-001; ng(n+1)=9.026620e-003;
n=259; farx(n+1)=1.619698e-004; foe(n+1)=2.805270e-002; krok(n+1)=9.372047e-001; ng(n+1)=2.664629e-002;
n=260; farx(n+1)=1.604845e-004; foe(n+1)=2.746070e-002; krok(n+1)=1.067078e-001; ng(n+1)=2.776190e-001;
n=261; farx(n+1)=1.567438e-004; foe(n+1)=2.488288e-002; krok(n+1)=2.781976e+000; ng(n+1)=3.716180e-001;
n=262; farx(n+1)=1.551824e-004; foe(n+1)=2.300304e-002; krok(n+1)=1.072499e+000; ng(n+1)=4.453068e-001;
n=263; farx(n+1)=1.546767e-004; foe(n+1)=2.267134e-002; krok(n+1)=1.476581e+000; ng(n+1)=1.361896e-001;
n=264; farx(n+1)=1.539259e-004; foe(n+1)=2.193307e-002; krok(n+1)=3.251118e+000; ng(n+1)=1.339716e-001;
n=265; farx(n+1)=1.508195e-004; foe(n+1)=2.202878e-002; krok(n+1)=6.919603e+000; ng(n+1)=1.461375e-001;
n=266; farx(n+1)=1.499139e-004; foe(n+1)=2.117439e-002; krok(n+1)=1.352447e+000; ng(n+1)=8.583219e-002;
n=267; farx(n+1)=1.495028e-004; foe(n+1)=2.134588e-002; krok(n+1)=1.031099e+000; ng(n+1)=2.006988e-001;
n=268; farx(n+1)=1.482939e-004; foe(n+1)=2.085328e-002; krok(n+1)=4.185472e+000; ng(n+1)=5.935665e-002;
n=269; farx(n+1)=1.468133e-004; foe(n+1)=2.109940e-002; krok(n+1)=2.208206e+000; ng(n+1)=1.230024e-001;
n=270; farx(n+1)=1.457189e-004; foe(n+1)=2.030737e-002; krok(n+1)=2.398148e+000; ng(n+1)=2.624581e-001;
n=271; farx(n+1)=1.445643e-004; foe(n+1)=1.979026e-002; krok(n+1)=1.769506e+000; ng(n+1)=1.044785e-001;
n=272; farx(n+1)=1.436949e-004; foe(n+1)=1.911873e-002; krok(n+1)=8.536620e-001; ng(n+1)=3.233380e-001;
n=273; farx(n+1)=1.420243e-004; foe(n+1)=1.850989e-002; krok(n+1)=3.010110e+000; ng(n+1)=1.783414e-001;
n=274; farx(n+1)=1.402479e-004; foe(n+1)=1.854652e-002; krok(n+1)=1.945151e+000; ng(n+1)=1.409418e-001;
n=275; farx(n+1)=1.395656e-004; foe(n+1)=1.832060e-002; krok(n+1)=1.187855e+000; ng(n+1)=1.295824e-001;
%odnowa zmiennej metryki
n=276; farx(n+1)=1.395510e-004; foe(n+1)=1.832881e-002; krok(n+1)=1.231773e-004; ng(n+1)=5.185911e-002;
n=277; farx(n+1)=1.395415e-004; foe(n+1)=1.828839e-002; krok(n+1)=1.188263e-003; ng(n+1)=1.684053e-002;
n=278; farx(n+1)=1.395395e-004; foe(n+1)=1.828011e-002; krok(n+1)=1.017375e-004; ng(n+1)=2.530644e-002;
n=279; farx(n+1)=1.395171e-004; foe(n+1)=1.827479e-002; krok(n+1)=1.517118e-002; ng(n+1)=7.099619e-003;
n=280; farx(n+1)=1.394701e-004; foe(n+1)=1.829655e-002; krok(n+1)=2.378132e-001; ng(n+1)=2.780773e-003;
n=281; farx(n+1)=1.393646e-004; foe(n+1)=1.838917e-002; krok(n+1)=2.031949e-001; ng(n+1)=3.818724e-003;
n=282; farx(n+1)=1.391668e-004; foe(n+1)=1.842378e-002; krok(n+1)=1.525346e-001; ng(n+1)=6.435086e-003;
n=283; farx(n+1)=1.386424e-004; foe(n+1)=1.802881e-002; krok(n+1)=1.557206e-001; ng(n+1)=9.990962e-003;
n=284; farx(n+1)=1.380092e-004; foe(n+1)=1.773168e-002; krok(n+1)=1.652088e-001; ng(n+1)=1.439102e-002;
n=285; farx(n+1)=1.367912e-004; foe(n+1)=1.772204e-002; krok(n+1)=3.182995e+000; ng(n+1)=2.733143e-002;
n=286; farx(n+1)=1.356036e-004; foe(n+1)=1.837124e-002; krok(n+1)=1.636204e+000; ng(n+1)=3.502420e-002;
n=287; farx(n+1)=1.344078e-004; foe(n+1)=1.860701e-002; krok(n+1)=3.629522e+000; ng(n+1)=4.508997e-002;
n=288; farx(n+1)=1.320962e-004; foe(n+1)=1.774321e-002; krok(n+1)=7.563137e+000; ng(n+1)=4.661803e-002;
n=289; farx(n+1)=1.315432e-004; foe(n+1)=1.744158e-002; krok(n+1)=6.888628e-001; ng(n+1)=3.718464e-001;
n=290; farx(n+1)=1.309604e-004; foe(n+1)=1.719715e-002; krok(n+1)=1.740861e+000; ng(n+1)=4.152747e-002;
n=291; farx(n+1)=1.297242e-004; foe(n+1)=1.698632e-002; krok(n+1)=4.571240e+000; ng(n+1)=1.871097e-001;
n=292; farx(n+1)=1.293188e-004; foe(n+1)=1.673486e-002; krok(n+1)=6.239201e-001; ng(n+1)=2.099963e-001;
n=293; farx(n+1)=1.287334e-004; foe(n+1)=1.656569e-002; krok(n+1)=1.273593e+000; ng(n+1)=1.005689e-001;
n=294; farx(n+1)=1.278129e-004; foe(n+1)=1.619859e-002; krok(n+1)=2.704893e+000; ng(n+1)=1.921686e-001;
n=295; farx(n+1)=1.271490e-004; foe(n+1)=1.640293e-002; krok(n+1)=1.174181e+000; ng(n+1)=2.031716e-001;
n=296; farx(n+1)=1.264295e-004; foe(n+1)=1.650897e-002; krok(n+1)=1.476581e+000; ng(n+1)=2.015863e-001;
n=297; farx(n+1)=1.245886e-004; foe(n+1)=1.704933e-002; krok(n+1)=2.781976e+000; ng(n+1)=1.325131e-001;
n=298; farx(n+1)=1.231169e-004; foe(n+1)=1.680366e-002; krok(n+1)=2.144014e+000; ng(n+1)=2.045098e-001;
n=299; farx(n+1)=1.221888e-004; foe(n+1)=1.660943e-002; krok(n+1)=2.061740e+000; ng(n+1)=2.567160e-001;
n=300; farx(n+1)=1.202191e-004; foe(n+1)=1.584548e-002; krok(n+1)=1.822466e+000; ng(n+1)=5.604408e-001;

figure; semilogy(farx,'b'); hold on; semilogy(foe,'r'); xlabel('Iteracje'); ylabel('Earx, Eoe'); legend('Earx','Eoe'); title('Uczenie predyktora ARX');
figure; subplot(2,1,1); semilogy(krok); xlabel('Iteracje'); ylabel('Krok');
subplot(2,1,2); semilogy(ng); xlabel('Iteracje'); ylabel('Norma gradientu');
Earx=farx(n+1)
Eoe=foe(n+1)
